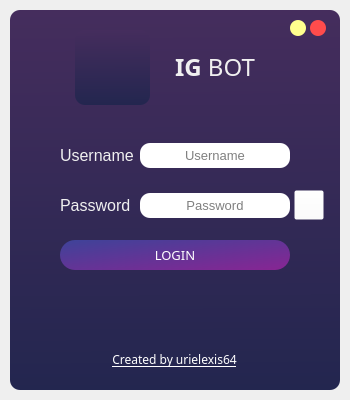
<?xml version="1.0" encoding="UTF-8"?>
<ui version="4.0">
 <class>LoginScreen</class>
 <widget class="QMainWindow" name="LoginScreen">
  <property name="geometry">
   <rect>
    <x>0</x>
    <y>0</y>
    <width>350</width>
    <height>400</height>
   </rect>
  </property>
  <property name="windowTitle">
   <string>MainWindow</string>
  </property>
  <widget class="QWidget" name="centralwidget">
   <layout class="QHBoxLayout" name="horizontalLayout">
    <property name="spacing">
     <number>0</number>
    </property>
    <property name="leftMargin">
     <number>10</number>
    </property>
    <property name="topMargin">
     <number>10</number>
    </property>
    <property name="rightMargin">
     <number>10</number>
    </property>
    <property name="bottomMargin">
     <number>10</number>
    </property>
    <item>
     <widget class="QFrame" name="dropShadowFrame">
      <property name="cursor">
       <cursorShape>ArrowCursor</cursorShape>
      </property>
      <property name="styleSheet">
       <string notr="true">QFrame{
	background-color: qlineargradient(spread:pad, x1:0.5, y1:0, x2:0.506, y2:1, stop:0 rgba(69, 45, 93, 255), stop:1 rgba(35, 38, 79, 255));
	border-radius: 10px;
	color: rgb(240,240,240);
}</string>
      </property>
      <property name="frameShape">
       <enum>QFrame::StyledPanel</enum>
      </property>
      <property name="frameShadow">
       <enum>QFrame::Raised</enum>
      </property>
      <widget class="QLabel" name="igLogo">
       <property name="geometry">
        <rect>
         <x>65</x>
         <y>20</y>
         <width>75</width>
         <height>75</height>
        </rect>
       </property>
       <property name="sizePolicy">
        <sizepolicy hsizetype="Ignored" vsizetype="Ignored">
         <horstretch>0</horstretch>
         <verstretch>0</verstretch>
        </sizepolicy>
       </property>
       <property name="text">
        <string/>
       </property>
       <property name="pixmap">
        <pixmap>assets/ig_logo.png</pixmap>
       </property>
       <property name="scaledContents">
        <bool>true</bool>
       </property>
       <property name="alignment">
        <set>Qt::AlignCenter</set>
       </property>
      </widget>
      <widget class="QLabel" name="createdByLbl">
       <property name="geometry">
        <rect>
         <x>-1</x>
         <y>340</y>
         <width>331</width>
         <height>20</height>
        </rect>
       </property>
       <property name="font">
        <font>
         <family>Gotham Pro Light</family>
         <stylestrategy>PreferAntialias</stylestrategy>
        </font>
       </property>
       <property name="styleSheet">
        <string notr="true">background-color: rgb(0,0,0,0);
</string>
       </property>
       <property name="text">
        <string>&lt;a href=&quot;http://www.github.com/urielexis64&quot;&gt;&lt;font color=white&gt;Created by urielexis64&lt;/a&gt;&lt;/font&gt;</string>
       </property>
       <property name="textFormat">
        <enum>Qt::AutoText</enum>
       </property>
       <property name="alignment">
        <set>Qt::AlignCenter</set>
       </property>
       <property name="openExternalLinks">
        <bool>true</bool>
       </property>
      </widget>
      <widget class="QLabel" name="usernameLbl">
       <property name="geometry">
        <rect>
         <x>50</x>
         <y>130</y>
         <width>80</width>
         <height>30</height>
        </rect>
       </property>
       <property name="font">
        <font>
         <pointsize>12</pointsize>
        </font>
       </property>
       <property name="styleSheet">
        <string notr="true">background-color: rgba(0, 0, 0, 0);</string>
       </property>
       <property name="text">
        <string>Username</string>
       </property>
      </widget>
      <widget class="QLineEdit" name="usernameTxt">
       <property name="geometry">
        <rect>
         <x>130</x>
         <y>133</y>
         <width>150</width>
         <height>25</height>
        </rect>
       </property>
       <property name="font">
        <font>
         <pointsize>10</pointsize>
        </font>
       </property>
       <property name="styleSheet">
        <string notr="true">QLineEdit{
	border-radius:10px;
}</string>
       </property>
       <property name="alignment">
        <set>Qt::AlignCenter</set>
       </property>
       <property name="placeholderText">
        <string>Username</string>
       </property>
      </widget>
      <widget class="QLabel" name="passwordLbl">
       <property name="geometry">
        <rect>
         <x>50</x>
         <y>180</y>
         <width>80</width>
         <height>30</height>
        </rect>
       </property>
       <property name="font">
        <font>
         <pointsize>12</pointsize>
        </font>
       </property>
       <property name="styleSheet">
        <string notr="true">background-color: rgba(0, 0, 0, 0);</string>
       </property>
       <property name="text">
        <string>Password</string>
       </property>
      </widget>
      <widget class="QLineEdit" name="passwordTxt">
       <property name="geometry">
        <rect>
         <x>130</x>
         <y>183</y>
         <width>150</width>
         <height>25</height>
        </rect>
       </property>
       <property name="font">
        <font>
         <pointsize>10</pointsize>
        </font>
       </property>
       <property name="styleSheet">
        <string notr="true">QLineEdit{
	border-radius: 10px;
}</string>
       </property>
       <property name="echoMode">
        <enum>QLineEdit::Password</enum>
       </property>
       <property name="alignment">
        <set>Qt::AlignCenter</set>
       </property>
       <property name="dragEnabled">
        <bool>true</bool>
       </property>
       <property name="placeholderText">
        <string>Password</string>
       </property>
      </widget>
      <widget class="QPushButton" name="loginBtn">
       <property name="geometry">
        <rect>
         <x>50</x>
         <y>230</y>
         <width>230</width>
         <height>30</height>
        </rect>
       </property>
       <property name="font">
        <font>
         <family>Gotham Pro Black</family>
         <pointsize>10</pointsize>
        </font>
       </property>
       <property name="cursor">
        <cursorShape>PointingHandCursor</cursorShape>
       </property>
       <property name="acceptDrops">
        <bool>false</bool>
       </property>
       <property name="layoutDirection">
        <enum>Qt::LeftToRight</enum>
       </property>
       <property name="autoFillBackground">
        <bool>false</bool>
       </property>
       <property name="styleSheet">
        <string notr="true">QPushButton{
background-color: qlineargradient(spread:pad, x1:0, y1:0, x2:1, y2:1, stop:0 rgba(62, 67, 153, 255), stop:1 rgba(136, 37, 147, 255));
border-radius: 15px;
color: white;
}</string>
       </property>
       <property name="text">
        <string>LOGIN</string>
       </property>
       <property name="icon">
        <iconset>
         <normalon>assets/login.png</normalon>
        </iconset>
       </property>
      </widget>
      <widget class="QPushButton" name="closeBtn">
       <property name="geometry">
        <rect>
         <x>300</x>
         <y>10</y>
         <width>16</width>
         <height>16</height>
        </rect>
       </property>
       <property name="toolTip">
        <string>close</string>
       </property>
       <property name="styleSheet">
        <string notr="true">QPushButton{
border: none;
border-radius: 8px;
background-color: rgb(255, 76, 76);

}

QPushButton:hover{
background-color: rgb(255, 76, 76, 150);
}</string>
       </property>
       <property name="text">
        <string/>
       </property>
      </widget>
      <widget class="QPushButton" name="minimizeBtn">
       <property name="geometry">
        <rect>
         <x>280</x>
         <y>10</y>
         <width>16</width>
         <height>16</height>
        </rect>
       </property>
       <property name="toolTip">
        <string>minimize</string>
       </property>
       <property name="styleSheet">
        <string notr="true">QPushButton{
	border: none;
	border-radius: 8px;
	background-color: rgb(255, 255, 142)
}

QPushButton:hover{
	background-color: rgb(255, 255, 142, 150);
}</string>
       </property>
       <property name="text">
        <string/>
       </property>
      </widget>
      <widget class="QLabel" name="igBotLbl">
       <property name="geometry">
        <rect>
         <x>145</x>
         <y>20</y>
         <width>120</width>
         <height>75</height>
        </rect>
       </property>
       <property name="sizePolicy">
        <sizepolicy hsizetype="Ignored" vsizetype="Ignored">
         <horstretch>0</horstretch>
         <verstretch>0</verstretch>
        </sizepolicy>
       </property>
       <property name="font">
        <font>
         <family>Gotham Pro</family>
         <pointsize>14</pointsize>
         <stylestrategy>PreferAntialias</stylestrategy>
        </font>
       </property>
       <property name="focusPolicy">
        <enum>Qt::ClickFocus</enum>
       </property>
       <property name="styleSheet">
        <string notr="true">background-color: rgba(0, 0, 0, 0);</string>
       </property>
       <property name="text">
        <string>&lt;html&gt;&lt;head/&gt;&lt;body&gt;&lt;p&gt;&lt;span style=&quot; font-size:18pt; font-weight:600;&quot;&gt;IG &lt;/span&gt;&lt;span style=&quot; font-size:18pt;&quot;&gt;BOT&lt;/span&gt;&lt;/p&gt;&lt;/body&gt;&lt;/html&gt;</string>
       </property>
       <property name="alignment">
        <set>Qt::AlignCenter</set>
       </property>
      </widget>
      <widget class="QPushButton" name="showPass">
       <property name="geometry">
        <rect>
         <x>284</x>
         <y>180</y>
         <width>30</width>
         <height>30</height>
        </rect>
       </property>
       <property name="cursor">
        <cursorShape>PointingHandCursor</cursorShape>
       </property>
       <property name="styleSheet">
        <string notr="true">background-color: rgba(255, 255, 255, 0);</string>
       </property>
       <property name="text">
        <string/>
       </property>
       <property name="icon">
        <iconset>
         <normalon>assets/show_pass1.png</normalon>
        </iconset>
       </property>
       <property name="iconSize">
        <size>
         <width>30</width>
         <height>30</height>
        </size>
       </property>
       <property name="checkable">
        <bool>false</bool>
       </property>
      </widget>
     </widget>
    </item>
   </layout>
  </widget>
 </widget>
 <resources/>
 <connections/>
</ui>
